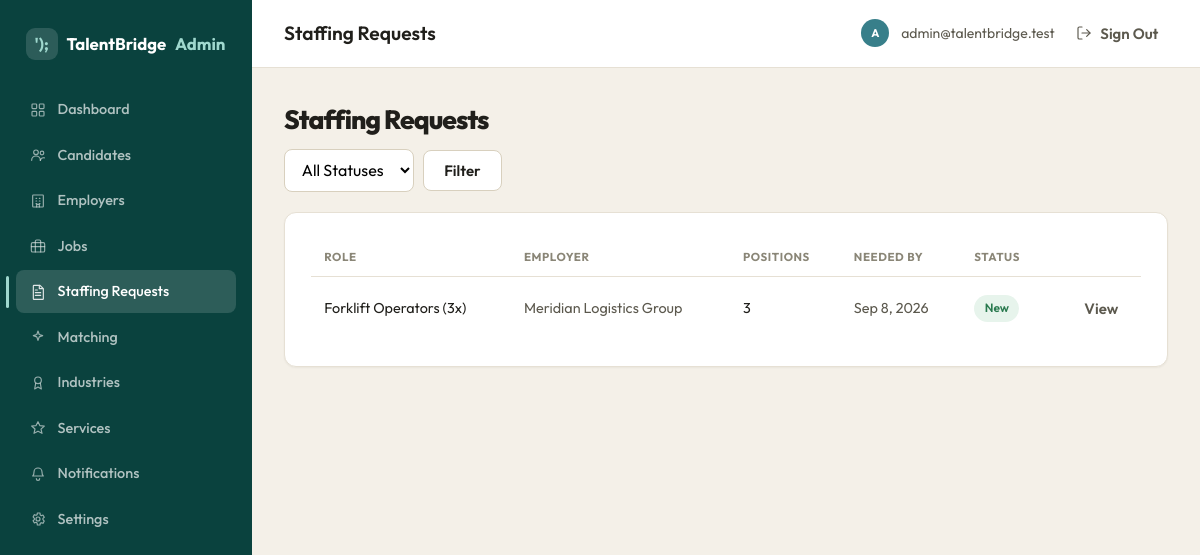
/admin/staffing-requests (signed in), run on the app's committed database.
### tables this page shows
CREATE TABLE users (
    id              BIGINT UNSIGNED AUTO_INCREMENT PRIMARY KEY,
    uuid            CHAR(36) NOT NULL UNIQUE,
    email           VARCHAR(190) NOT NULL UNIQUE,
    password_hash   VARCHAR(255) NOT NULL,
    role_id         INT UNSIGNED NOT NULL,
    status          ENUM('active','inactive','pending','suspended') NOT NULL DEFAULT 'active',
    email_verified_at TIMESTAMP NULL DEFAULT NULL,
    last_login_at   TIMESTAMP NULL DEFAULT NULL,
    created_at      TIMESTAMP NOT NULL DEFAULT CURRENT_TIMESTAMP,
    updated_at      TIMESTAMP NOT NULL DEFAULT CURRENT_TIMESTAMP ON UPDATE CURRENT_TIMESTAMP,
    deleted_at      TIMESTAMP NULL DEFAULT NULL,
    CONSTRAINT fk_users_role FOREIGN KEY (role_id) REFERENCES roles(id),
    INDEX idx_users_role (role_id),
    INDEX idx_users_status (status)
);

CREATE TABLE staffing_requests (
    id                     BIGINT UNSIGNED AUTO_INCREMENT PRIMARY KEY,
    uuid                   CHAR(36) NOT NULL UNIQUE,
    company_id             BIGINT UNSIGNED NULL,
    contact_name           VARCHAR(150) NOT NULL,
    contact_email          VARCHAR(190) NOT NULL,
    contact_phone          VARCHAR(30) NULL,
    role_title             VARCHAR(180) NOT NULL,
    industry_id            INT UNSIGNED NULL,
    service_id             INT UNSIGNED NULL,
    employment_type        ENUM('full_time','part_time','contract','temp','temp_to_hire') NOT NULL DEFAULT 'full_time',
    positions_needed        INT UNSIGNED NOT NULL DEFAULT 1,
    budget_min             INT UNSIGNED NULL,
    budget_max             INT UNSIGNED NULL,
    budget_currency        CHAR(3) NOT NULL DEFAULT 'USD',
    must_have_skills       TEXT NULL,
    nice_to_have_skills    TEXT NULL,
    location_city          VARCHAR(100) NULL,
    location_state         VARCHAR(100) NULL,
    is_remote_ok           TINYINT(1) NOT NULL DEFAULT 0,
    start_date_needed      DATE NULL,
    additional_notes       TEXT NULL,
    status                 ENUM('new','contacted','qualified','in_progress','matched','closed_won','closed_lost') NOT NULL DEFAULT 'new',
    assigned_admin_id      BIGINT UNSIGNED NULL,
    created_at             TIMESTAMP NOT NULL DEFAULT CURRENT_TIMESTAMP,
    updated_at             TIMESTAMP NOT NULL DEFAULT CURRENT_TIMESTAMP ON UPDATE CURRENT_TIMESTAMP,
    deleted_at             TIMESTAMP NULL DEFAULT NULL,
    CONSTRAINT fk_staffing_requests_company FOREIGN KEY (company_id) REFERENCES companies(id) ON DELETE SET NULL,
    CONSTRAINT fk_staffing_requests_industry FOREIGN KEY (industry_id) REFERENCES industries(id) ON DELETE SET NULL,
    CONSTRAINT fk_staffing_requests_service FOREIGN KEY (service_id) REFERENCES services(id) ON DELETE SET NULL,
    CONSTRAINT fk_staffing_requests_admin FOREIGN KEY (assigned_admin_id) REFERENCES users(id) ON DELETE SET NULL,
    INDEX idx_staffing_requests_status (status)
);

CREATE TABLE companies (
    id                   BIGINT UNSIGNED AUTO_INCREMENT PRIMARY KEY,
    uuid                 CHAR(36) NOT NULL UNIQUE,
    name                 VARCHAR(150) NOT NULL,
    slug                 VARCHAR(180) NOT NULL UNIQUE,
    industry_id          INT UNSIGNED NULL,
    website              VARCHAR(255) NULL,
    logo_file_id         BIGINT UNSIGNED NULL,
    size_range           ENUM('1-10','11-50','51-200','201-500','501-1000','1000+') NULL,
    description          TEXT NULL,
    headquarters_city    VARCHAR(100) NULL,
    headquarters_state   VARCHAR(100) NULL,
    headquarters_country VARCHAR(100) NULL DEFAULT 'United States',
    status               ENUM('lead','active','inactive') NOT NULL DEFAULT 'lead',
    owner_admin_id       BIGINT UNSIGNED NULL,
    created_at           TIMESTAMP NOT NULL DEFAULT CURRENT_TIMESTAMP,
    updated_at           TIMESTAMP NOT NULL DEFAULT CURRENT_TIMESTAMP ON UPDATE CURRENT_TIMESTAMP,
    deleted_at           TIMESTAMP NULL DEFAULT NULL,
    CONSTRAINT fk_companies_industry FOREIGN KEY (industry_id) REFERENCES industries(id) ON DELETE SET NULL,
    CONSTRAINT fk_companies_logo FOREIGN KEY (logo_file_id) REFERENCES files(id) ON DELETE SET NULL,
    CONSTRAINT fk_companies_owner FOREIGN KEY (owner_admin_id) REFERENCES users(id) ON DELETE SET NULL,
    INDEX idx_companies_status (status)
);

### app/Core/View.php (called while the page is built, shortened)
<?php
final class View
{
    public static function render(string $view, array $data = [], ?string $layout = 'layouts/app'): string
    {
        $data['csrfField'] = Csrf::field();
        $data['csrfToken'] = Csrf::token();
        $data['currentUser'] = Auth::user();
        $content = self::renderFile($view, $data);
        $data['content'] = $content;
        return self::renderFile($layout, $data);
    }
    private static function renderFile(string $view, array $data): string
    {
        $path = VIEW_PATH . '/' . str_replace('.', '/', $view) . '.php';
        extract($data, EXTR_SKIP);
        require $path;
        return (string) ob_get_clean();
    }
    public static function e(mixed $value): string
    {
        return htmlspecialchars((string) $value, ENT_QUOTES, 'UTF-8');
    }
}

### app/Controllers/Admin/StaffingRequestController.php (called while the page is built, shortened)
<?php
final class StaffingRequestController extends Controller
{
    public function index(Request $request): void
    {
        $status = (string) $request->query('status', '');
        $page = max(1, (int) $request->query('page', 1));
        $perPage = 15;
        $requests = StaffingRequest::listWithCompany($status, $perPage, ($page - 1) * $perPage);
        $total = StaffingRequest::countWithStatus($status);
        $this->view('admin/staffing_requests/index', [
            'title' => 'Staffing Requests',
            'requests' => $requests,
            'status' => $status,
            'page' => $page,
            'totalPages' => max(1, (int) ceil($total / $perPage)),
            'statuses' => self::STATUSES,
            'success' => Session::getFlash('success'),
        ], 'layouts/admin');
    }
}

### public/index.php (called while the page is built, shortened)
<?php
$router = new Router();
$router->dispatch(new Request());

### config/autoload.php (called while the page is built, shortened)
<?php
spl_autoload_register(function (string $class): void {
    $prefix = 'App\\';
    $relative = substr($class, strlen($prefix));
    $path = ROOT_PATH . '/app/' . str_replace('\\', '/', $relative) . '.php';
});

### app/Core/Request.php (called while the page is built, shortened)
<?php
final class Request
{
    private array $query;
    public function __construct()
    {
        $this->query = $_GET;
    }
    public function query(string $key, mixed $default = null): mixed
    {
        return $this->query[$key] ?? $default;
    }
}

### app/Models/StaffingRequest.php (called while the page is built, shortened)
<?php
final class StaffingRequest extends Model
{
    public static function listWithCompany(string $status = '', int $limit = 25, int $offset = 0): array
    {
        $where = ['sr.deleted_at IS NULL'];
        $params = [];
        $whereSql = implode(' AND ', $where);
        $sql = "SELECT sr.*, c.name AS company_name
                FROM staffing_requests sr
                LEFT JOIN companies c ON c.id = sr.company_id
                WHERE {$whereSql}
                ORDER BY sr.created_at DESC
                LIMIT {$limit} OFFSET {$offset}";
        $stmt = self::db()->prepare($sql);
        $stmt->execute($params);
        return $stmt->fetchAll();
    }
}

### app/Core/Database.php (called while the page is built, shortened)
<?php
final class Database
{
    private static ?PDO $connection = null;
    public static function connection(): PDO
    {
        if (self::$connection === null) {
            $config = require ROOT_PATH . '/config/database.php';
            $dsn = sprintf(
                'mysql:host=%s;port=%s;dbname=%s;charset=%s',
                $config['host'],
                $config['port'],
                $config['database'],
                $config['charset']
            );
            try {
                self::$connection = new PDO($dsn, $config['username'], $config['password'], [
                    PDO::ATTR_ERRMODE => PDO::ERRMODE_EXCEPTION,
                    PDO::ATTR_DEFAULT_FETCH_MODE => PDO::FETCH_ASSOC,
                    PDO::ATTR_EMULATE_PREPARES => false,
                ]);
            } catch (PDOException $e) {
                error_log('Database connection failed: ' . $e->getMessage());
                throw new PDOException('Unable to connect to the database.');
            }
        }
        return self::$connection;
    }
}

### app/Core/Model.php (called while the page is built, shortened)
<?php
abstract class Model
{
    protected static function db(): PDO
    {
        return Database::connection();
    }
}

### config/env.php (called while the page is built, shortened)
<?php
function env(string $key, mixed $default = null): mixed
{
    $value = getenv($key);
    return match (strtolower($value)) {
        'true', '(true)' => true,
        'false', '(false)' => false,
        'null', '(null)' => null,
        'empty', '(empty)' => '',
        default => $value,
    };
}

### config/database.php (called while the page is built, shortened)
<?php
return [
    'host' => env('DB_HOST', '127.0.0.1'),
    'port' => env('DB_PORT', '3306'),
    'database' => env('DB_DATABASE', ''),
    'username' => env('DB_USERNAME', 'root'),
    'password' => env('DB_PASSWORD', ''),
    'charset' => env('DB_CHARSET', 'utf8mb4'),
];

### app/Models/User.php (called while the page is built, shortened)
<?php
final class User extends Model
{
    public static function findWithRole(int $id): ?array
    {
        $stmt = Database::connection()->prepare(
            'SELECT users.*, roles.slug AS role_slug
             FROM users
             INNER JOIN roles ON roles.id = users.role_id
             WHERE users.id = :id AND users.deleted_at IS NULL'
        );
        $stmt->execute(['id' => $id]);
        $row = $stmt->fetch();
        return $row === false ? null : $row;
    }
}

### app/Core/Auth.php (called while the page is built, shortened)
<?php
final class Auth
{
    public static function id(): ?int
    {
        return Session::get('user_id');
    }
    public static function user(): ?array
    {
        static $cached = null;
        static $resolved = false;
        if ($resolved) {
            return $cached;
        }
        $id = self::id();
        $cached = $id ? User::findWithRole($id) : null;
        return $cached;
    }
}

### app/Middleware/AuthMiddleware.php (called while the page is built, shortened)
<?php
final class AuthMiddleware
{
    public function handle(Request $request, ?string $arg): void
    {
        if (Auth::user() === null) {
            Auth::logout();
            Session::flash('error', 'Your session is no longer valid. Please sign in again.');
            Response::redirect('/login');
        }
    }
}

### app/Core/Session.php (called while the page is built, shortened)
<?php
final class Session
{
    public static function get(string $key, mixed $default = null): mixed
    {
        return $_SESSION[$key] ?? $default;
    }
}

### views/admin/staffing_requests/index.php (the view, shortened to what this page needs)
<h1 class="page-title">Staffing Requests</h1>
<form action="/admin/staffing-requests" method="get" class="filter-bar">
    <select name="status">
        <option value="">All Statuses</option>
    </select>
    <button type="submit" class="btn btn--ghost">Filter</button>
</form>
<div class="panel">
    <table class="data-table">
        <thead>
            <tr><th scope="col">Role</th><th scope="col">Employer</th><th scope="col">Positions</th><th scope="col">Needed By</th><th scope="col">Status</th><th scope="col"></th></tr>
        </thead>
        <tbody>
            <?php foreach ($requests as $r): ?>
                <tr>
                    <td><?= e($r['role_title']) ?></td>
                    <td class="text-muted"><?= e($r['company_name'] ?? $r['contact_name']) ?></td>
                    <td><?= (int) $r['positions_needed'] ?></td>
                    <td class="text-muted"><?= $r['start_date_needed'] ? e(date('M j, Y', strtotime($r['start_date_needed']))) : '&mdash;' ?></td>
                    <td><span class="badge badge--<?= e($r['status']) ?>"><?= e(ucfirst(str_replace('_', ' ', $r['status']))) ?></span></td>
                    <td class="text-right"><a href="/admin/staffing-requests/<?= (int) $r['id'] ?>" class="btn btn--text">View</a></td>
                </tr>
            <?php endforeach; ?>
        </tbody>
    </table>
</div>

### app/Core/Router.php (shortened to what this page needs)
<?php
final class Router
{
    private array $routes = [];
    private function add(string $method, string $path, mixed $handler, array $middleware): void
    {
        $path = '/' . trim($path, '/');
        $regex = preg_replace('#\{([a-zA-Z_][a-zA-Z0-9_]*)\}#', '(?P<$1>[^/]+)', $path);
        $regex = $path === '/' ? '#^/$#' : '#^' . $regex . '$#';
        $this->routes[] = [
            'method' => $method,
            'pattern' => $path,
            'regex' => $regex,
            'handler' => $handler,
            'middleware' => $middleware,
        ];
    }
    public function dispatch(Request $request): void
    {
        $path = $request->path();
        foreach ($this->routes as $route) {
            if (!preg_match($route['regex'], $path, $matches)) {
                continue;
            }
            $params = array_filter(
                $matches,
                static fn ($key) => is_string($key),
                ARRAY_FILTER_USE_KEY
            );
            $request->setRouteParams($params);
            $this->runMiddleware($route['middleware'], $request);
            $this->invoke($route['handler'], $request);
            return;
        }
    }
    private function runMiddleware(array $middleware, Request $request): void
    {
        foreach ($middleware as $entry) {
            [$name, $arg] = array_pad(explode(':', $entry, 2), 2, null);
            $instance = new $class();
            $instance->handle($request, $arg);
        }
    }
    private function invoke(mixed $handler, Request $request): void
    {
        if (is_array($handler)) {
            [$class, $method] = $handler;
            $controller = new $class();
            $controller->$method($request);
            return;
        }
    }
}

### views/partials/admin-topbar.php (shortened to what this page needs)
<?php $user = $currentUser ?? null; ?>
<header class="admin-topbar">
    <div class="admin-topbar__title"><?= e($title ?? '') ?></div>
    <div class="admin-topbar__user">
        <?= avatar($user['email'] ?? '?', 'sm') ?>
        <span><?= e($user['email'] ?? '') ?></span>
        <form action="/logout" method="post" class="inline-form">
            <button type="submit" class="btn btn--text"><?= icon('log-out', 'icon icon--sm') ?>Sign Out</button>
        </form>
    </div>
</header>

### data on the page
users: email "admin@talentbridge.test"
staffing_requests: role_title "Forklift Operators (3x)", company.name "Meridian Logistics Group", positions_needed "3", start_date_needed "Sep 8, 2026", status "New"

### other printed values
$item['label'] "Dashboard"
$item['label'] "Candidates"
$item['label'] "Employers"
$item['label'] "Jobs"
$item['label'] "Staffing Requests"
$item['label'] "Matching"
$item['label'] "Industries"
$item['label'] "Services"
$initials "A"
